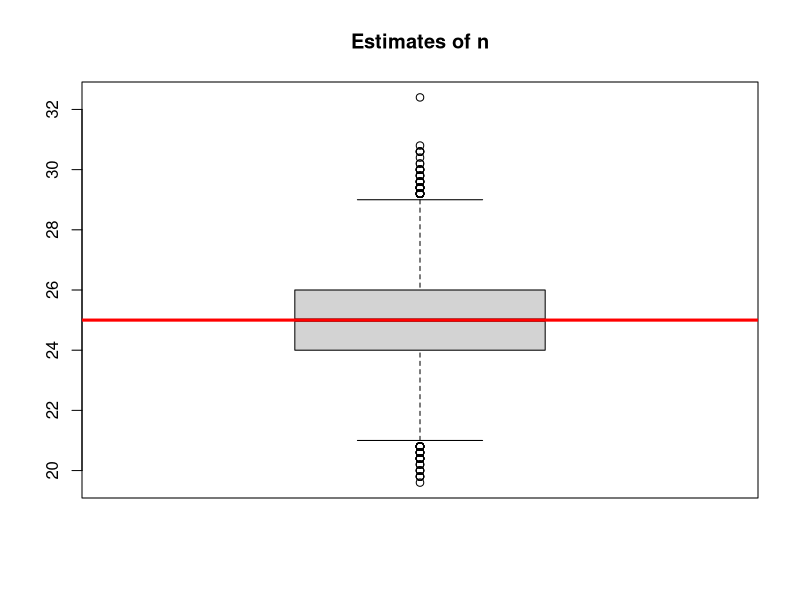
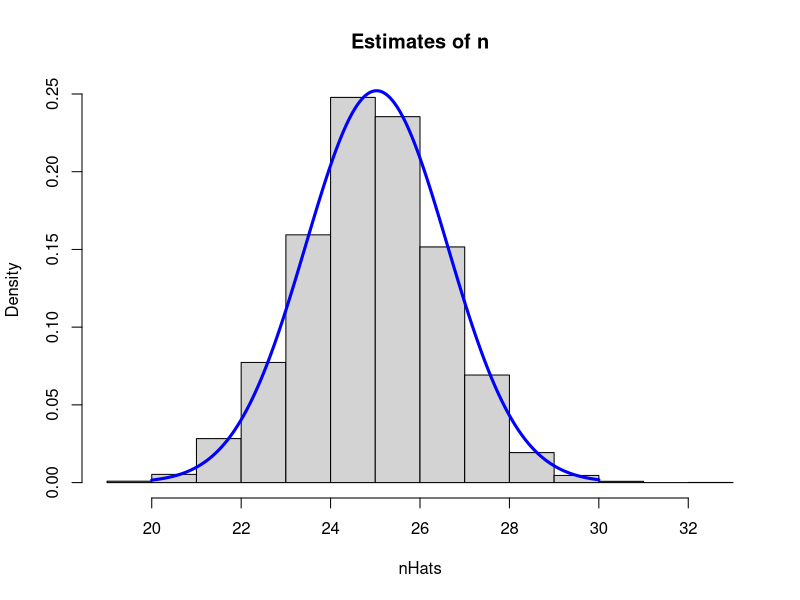

Generate these figures, in order, with R:
## ---- chunk 1
knitr::opts_chunk$set(echo = TRUE, comment = "")
## ---- chunk 2
## Sample size of each experiment (number of coin flips)
n = 25
## Number of times to repeat the experiment
numSims = 10000

sims = matrix(rbinom(10 * numSims, size = n, prob = 0.5), 10, numSims)

nHats = colMeans(sims) * 2
## ---- chunk 3
## Boxplot of the nHat statistics
boxplot(nHats, main = "Estimates of n")
abline(n, 0, col = 'red', lwd = 3)
## ---- chunk 4
## Plot a histogram of the nHat statistics with a Gaussian pdf on top
hist(nHats, freq = FALSE, main = "Estimates of n")

t = seq(20, 30, 0.01)
lines(t, dnorm(t, mean = mean(nHats), sd = sd(nHats)), lwd = 3, col = 'blue')
## ---- chunk 5
ln = 93.5 - qnorm(0.975) * 0.75 / sqrt(10)
un = 93.5 + qnorm(0.975) * 0.75 / sqrt(10)
cat("Gaussian approximation confidence interval: (", ln, ",", un, ")\n\n")

## ---- chunk 6
ln = 93.5 - qt(0.975, df = 9) * 0.75 / sqrt(10)
un = 93.5 + qt(0.975, df = 9) * 0.75 / sqrt(10)
cat("Student t confidence interval: (", ln, ",", un, ")\n\n")
## ---- chunk 7
xBar = 0.5 * (1.6 + 7.8)
sn = (7.8 - xBar) * 4 / qt(0.975, df = 15)
ln = xBar - qt(0.995, df = 15) * sn / 4
un = xBar + qt(0.995, df = 15) * sn / 4

cat("(a) The mean is =", xBar, "\n")
cat("(b) The 99% confidence interval is = (", ln, ",", un, ")\n\n")
## ---- chunk 8
x = iris$Sepal.Width[iris$Species == "virginica"]

n = length(x)
ln = mean(x) - qnorm(0.975) * sd(x) / sqrt(n)
un = mean(x) + qnorm(0.975) * sd(x) / sqrt(n)
cat("Gaussian 95% confidence interval is = (", ln, ",", un, ")\n")
## ---- chunk 9
ln = mean(x) - qt(0.975, df = n - 1) * sd(x) / sqrt(n)
un = mean(x) + qt(0.975, df = n - 1) * sd(x) / sqrt(n)
cat("Student t 95% confidence interval is = (", ln, ",", un, ")\n")
## ---- chunk 10
y = x[1:10]
n = 10
ln = mean(y) - qnorm(0.975) * sd(y) / sqrt(n)
un = mean(y) + qnorm(0.975) * sd(y) / sqrt(n)

cat("Gaussian 95% confidence interval is = (", ln, ",", un, ")\n")

ln = mean(y) - qt(0.975, df = n - 1) * sd(y) / sqrt(n)
un = mean(y) + qt(0.975, df = n - 1) * sd(y) / sqrt(n)
cat("(c) Student t 95% confidence interval is = (", ln, ",", un, ")\n")
